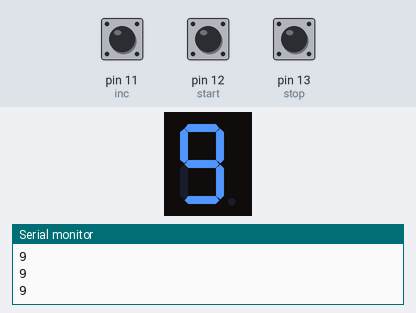
This sketch was run on a simulated Arduino Uno, built with avr-gcc and run on an emulated ATmega328P. Shown: 1-digit seven-segment display, the last lines printed to the serial monitor. Wiring (inferred from the names in the program): 1-digit 7-segment display, segments lit when HIGH: segments pin 2, pin 3, pin 4, pin 5, pin 6, pin 7, pin 8, pin 9. Inputs (shaded band) come from the test bench; at power-on: pin 12 (start) LOW, pin 13 (stop) LOW, pin 11 (inc) LOW. The segment pins are drawn as the display they are named for.

Above: at 1.2 s.
1.3 s: pin 12 (start) pulled HIGH for 0.15 s
At 2.8 s:
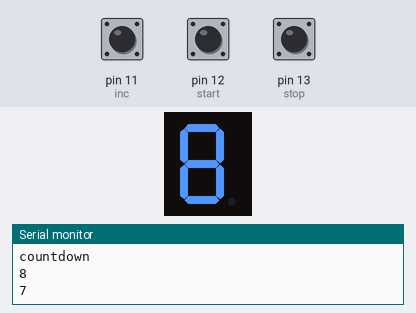
4.4 s: pin 13 (stop) pulled HIGH for 1 s
6.9 s: pin 12 (start) pulled HIGH for 1 s
At 8.7 s:
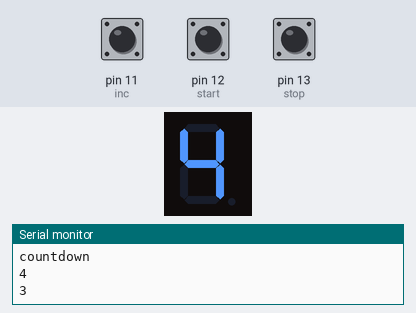
10.4 s: pin 11 (inc) driven HIGH
At 12.96 s:
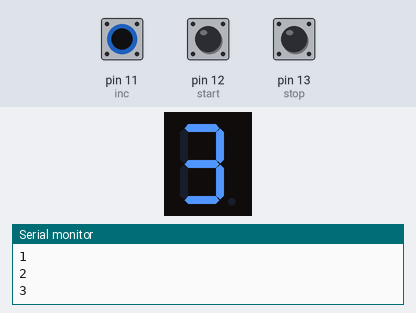
13.4 s: pin 11 (inc) driven LOW and pin 12 (start) driven HIGH and pin 13 (stop) driven HIGH
16.4 s: pin 11 (inc) pulsed HIGH 5 times (0.12 s each, 0.3 s apart)
At 16.86 s:
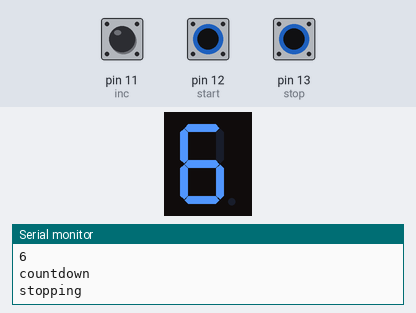
Timing chart, 0 to 19.4 s (numbered marks = the images above; inputs shaded):
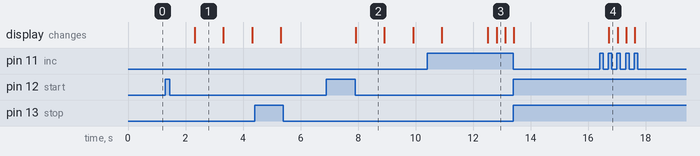

The sketch:

e5.ino
```cpp
#define A 2
#define B 3
#define C 4
#define D 5
#define E 6
#define F 7
#define G 8
#define DP 9

bool counting;

int inc = 11;
int start = 12;
int stop = 13;

int number = 9;

void setup() {
  pinMode(A, OUTPUT);
  pinMode(B, OUTPUT);
  pinMode(C, OUTPUT);
  pinMode(D, OUTPUT);
  pinMode(E, OUTPUT);
  pinMode(F, OUTPUT);
  pinMode(G, OUTPUT);
  pinMode(DP, OUTPUT);

  pinMode(inc, INPUT);
  pinMode(start, INPUT);
  pinMode(stop, INPUT);

  Serial.begin(9600);

  count();
}

void loop() {
  // count toggle
  if (digitalRead(start) == HIGH) {
    counting = true;
    Serial.println("countdown");
  }else if(digitalRead(stop) == HIGH){
    counting = false;
    Serial.println("stopping");
  }

  while(counting){
    if(digitalRead(stop) == HIGH){
      counting = false;
      Serial.println("stopping");
      break;
    }
    countDown();
    if(number == 0){
      counting = false;
    }
  }

  // increment
  if (digitalRead(inc) == HIGH) {
    delay(300);
    number++;
    Serial.println(number);
    count();
  }else{
    Serial.println(number);
    count();
  }

}

void count(){
  switch(number){
    case 0:
      zero();
      break;
    case 1:
      one();
      break;
    case 2:
      two();
      break;
    case 3:
      three();
      break;
    case 4:
      four();
      break;
    case 5:
      five();
      break;
    case 6:
      six();
      break;
    case 7:
      seven();
      break;
    case 8:
      eight();
      break;
    case 9:
      nine();
      break;
    case 10:
      number = 9;
      break;
  }
}

void countDown(){
  count();
  number--;
  Serial.println(number);
  delay(1000);
}

void zero(){
  digitalWrite(A, HIGH);
  digitalWrite(B, HIGH);
  digitalWrite(C, HIGH);
  digitalWrite(D, HIGH);
  digitalWrite(E, HIGH);
  digitalWrite(F, HIGH);
  digitalWrite(G, LOW);
  digitalWrite(DP, LOW);
}

void one(){
  digitalWrite(A, LOW);
  digitalWrite(B, HIGH);
  digitalWrite(C, HIGH);
  digitalWrite(D, LOW);
  digitalWrite(E, LOW);
  digitalWrite(F, LOW);
  digitalWrite(G, LOW);
  digitalWrite(DP, LOW);
}

void two(){
  digitalWrite(A, HIGH);
  digitalWrite(B, HIGH);
  digitalWrite(C, LOW);
  digitalWrite(D, HIGH);
  digitalWrite(E, HIGH);
  digitalWrite(F, LOW);
  digitalWrite(G, HIGH);
  digitalWrite(DP, LOW);
}

void three(){
  digitalWrite(A, HIGH);
  digitalWrite(B, HIGH);
  digitalWrite(C, HIGH);
  digitalWrite(D, HIGH);
  digitalWrite(E, LOW);
  digitalWrite(F, LOW);
  digitalWrite(G, HIGH);
  digitalWrite(DP, LOW);
}

void four(){
  digitalWrite(A, LOW);
  digitalWrite(B, HIGH);
  digitalWrite(C, HIGH);
  digitalWrite(D, LOW);
  digitalWrite(E, LOW);
  digitalWrite(F, HIGH);
  digitalWrite(G, HIGH);
  digitalWrite(DP, LOW);
}

void five(){
  digitalWrite(A, HIGH);
  digitalWrite(B, LOW);
  digitalWrite(C, HIGH);
  digitalWrite(D, HIGH);
  digitalWrite(E, LOW);
  digitalWrite(F, HIGH);
  digitalWrite(G, HIGH);
  digitalWrite(DP, LOW);
}

void six(){
  digitalWrite(A, HIGH);
  digitalWrite(B, LOW);
  digitalWrite(C, HIGH);
  digitalWrite(D, HIGH);
  digitalWrite(E, HIGH);
  digitalWrite(F, HIGH);
  digitalWrite(G, HIGH);
  digitalWrite(DP, LOW);
}

void seven(){
  digitalWrite(A, HIGH);
  digitalWrite(B, HIGH);
  digitalWrite(C, HIGH);
  digitalWrite(D, LOW);
  digitalWrite(E, LOW);
  digitalWrite(F, LOW);
  digitalWrite(G, LOW);
  digitalWrite(DP, LOW);
}

void eight(){
  digitalWrite(A, HIGH);
  digitalWrite(B, HIGH);
  digitalWrite(C, HIGH);
  digitalWrite(D, HIGH);
  digitalWrite(E, HIGH);
  digitalWrite(F, HIGH);
  digitalWrite(G, HIGH);
  digitalWrite(DP, LOW);
}

void nine(){
  digitalWrite(A, HIGH);
  digitalWrite(B, HIGH);
  digitalWrite(C, HIGH);
  digitalWrite(D, HIGH);
  digitalWrite(E, LOW);
  digitalWrite(F, HIGH);
  digitalWrite(G, HIGH);
  digitalWrite(DP, LOW);
}

void allLit(){
  digitalWrite(A, HIGH);
  digitalWrite(B, HIGH);
  digitalWrite(C, HIGH);
  digitalWrite(D, HIGH);
  digitalWrite(E, HIGH);
  digitalWrite(F, HIGH);
  digitalWrite(G, HIGH);
  digitalWrite(DP, HIGH);
}

void allOff(){
  digitalWrite(A, LOW);
  digitalWrite(B, LOW);
  digitalWrite(C, LOW);
  digitalWrite(D, LOW);
  digitalWrite(E, LOW);
  digitalWrite(F, LOW);
  digitalWrite(G, LOW);
  digitalWrite(DP, LOW);
}
```

Measured:
- after the input at 1.3 s, the display: changes after 1.0 s (image 1)
- after the input at 6.9 s, the display: changes after 1.0 s (image 2)
- after the input at 16.4 s, the display: changes after 0.32 s (image 4)
- what the display in image 1 shows lasts 1.0 s, from 2.3 s to 3.3 s
